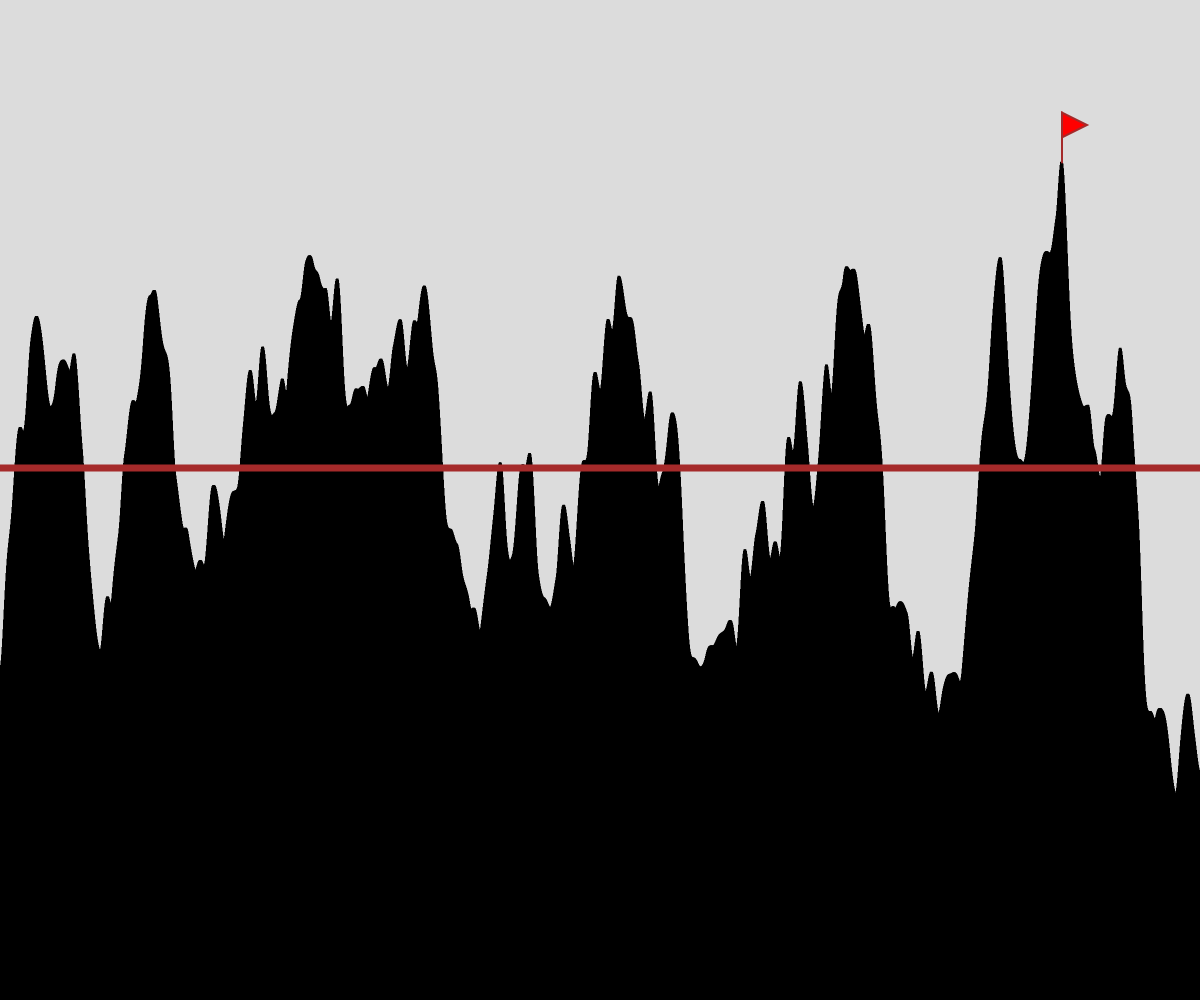
Frame 1 (no input)
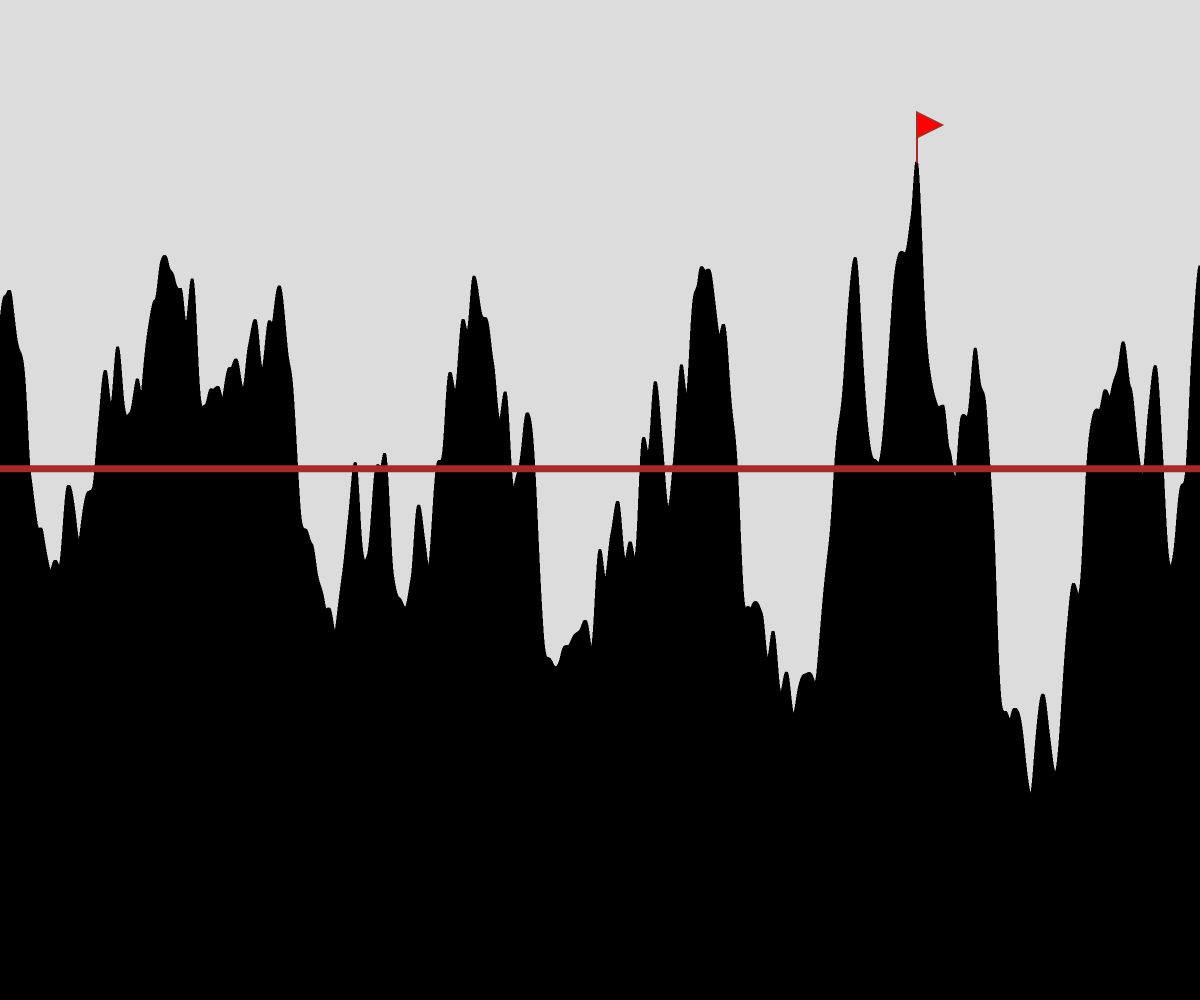
Frame 60 (no input)
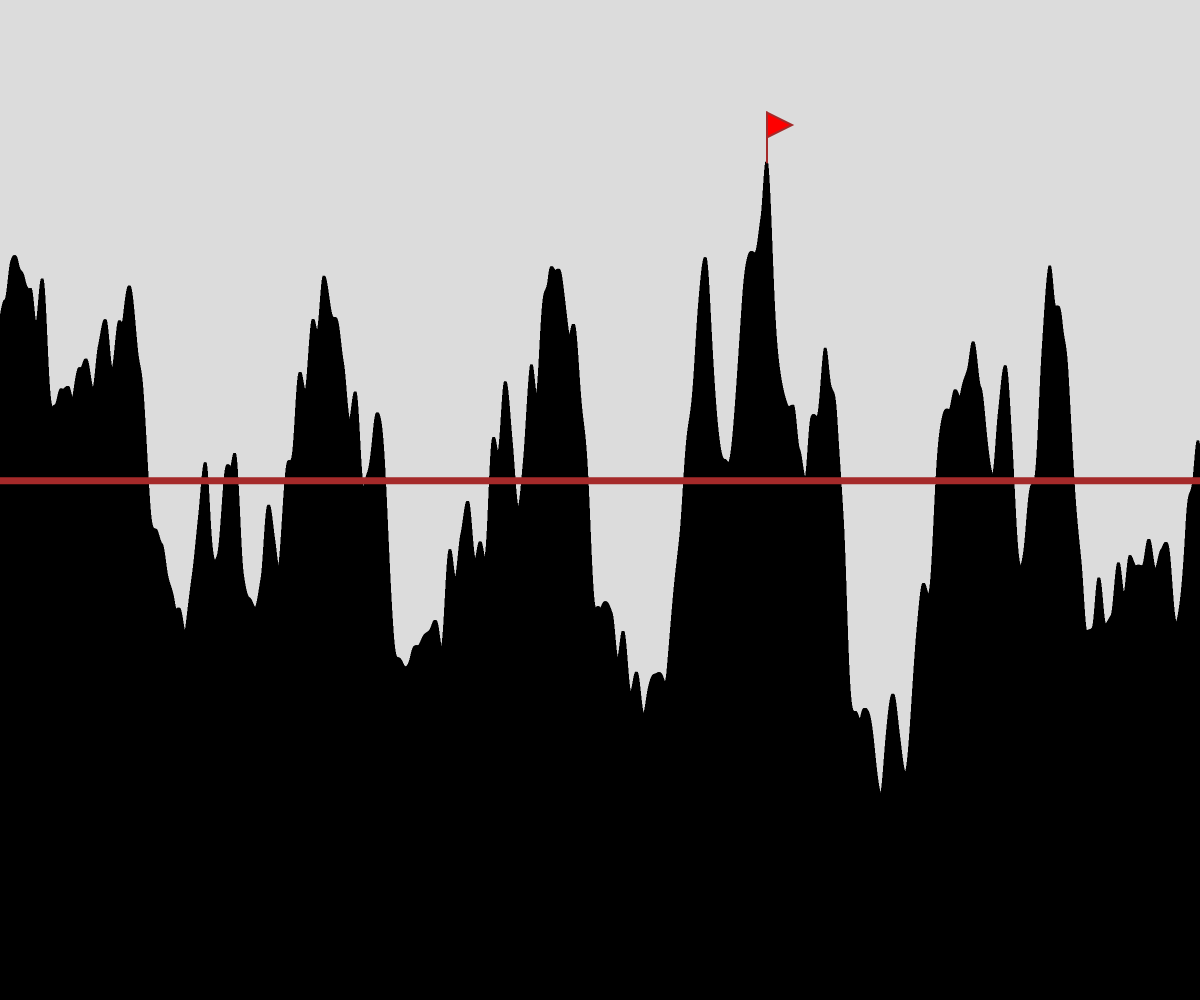
Frame 120 (the mouse pressed at the canvas centre since frame 60)

The p5.js sketch that drew these frames (run headless with seeded random() and noise() and a simulated clock; from frame 60 on, the mouse is pressed at the canvas centre):

// p5.js sketch
// ── sketch.js
// Perlin Noise Project (Terrain Generation)
// Udaey Sandha
// October 6, 2023

// Global Variables
let yFlag,
  xFlag,
  average,
  timeMoving = 0,
  yValue,
  yValueTime = 0;
//----------------------------------------------------------------------------------------------------------------
const RECT_WIDTH = 0.5,
  NOISE_SHIFT = 0.01,
  FLAG_HEIGHT = 50,
  MOVE_BY = 0.05;
//----------------------------------------------------------------------------------------------------------------
function setup() {
  createCanvas(windowWidth, windowHeight);
}
//----------------------------------------------------------------------------------------------------------------
function generateTerrain() {  //generates terrain and figgures out x and y values for flag position and y value for average line
  yFlag = height;
  xFlag = 0;
  average = 0;
  let i = 0;  // calculates the number of times loop is run
  for (let x = 0; x < width; x += RECT_WIDTH) {
    noFill();
    stroke(0);
    strokeWeight(2);
    yValue = noise(yValueTime);  // using perlin noise for semi random heights
    yValue = map(yValue, 0, 1, 0, height);  // mapping according to the page height
    yValueTime += NOISE_SHIFT;  // noise shift
    rectMode(CORNERS);
    rect(x, height, x + RECT_WIDTH, yValue);  //drawing the terrrains using rectangles
    if (yFlag >= yValue) (yFlag = yValue), (xFlag = x + RECT_WIDTH);  // figuring out x and y for flag
    average += yValue;
    i++;
  }
  average = average / i;  //average height
  yValueTime = timeMoving;  // making sure the terrain is moving
}
//----------------------------------------------------------------------------------------------------------------
function drawFlag(x, y) {  // function to draw a flag at x and y arrguments
  stroke("brown");
  line(x, y, x, y - FLAG_HEIGHT);
  fill("red");
  if (x + FLAG_HEIGHT < width) triangle(x, y - FLAG_HEIGHT, x, y - FLAG_HEIGHT / 2, x + FLAG_HEIGHT / 2, y - FLAG_HEIGHT * 0.75);  //switching which way the flag faces so it doesnt go off screen // facing right
  else triangle(x, y - FLAG_HEIGHT, x, y - FLAG_HEIGHT / 2, x - FLAG_HEIGHT / 2, y - FLAG_HEIGHT * 0.75);  //facing left
}
//----------------------------------------------------------------------------------------------------------------
function averageHeight() {  // drawing a lline at the average height
  strokeWeight(7);
  line(0, average, width, average);
}
//----------------------------------------------------------------------------------------------------------------
function draw() {
  background(220);
  generateTerrain();
  timeMoving += MOVE_BY;  // makes the terrain move
  drawFlag(xFlag, yFlag);
  averageHeight();
}
//----------------------------------------------------------------------------------------------------------------
//End
